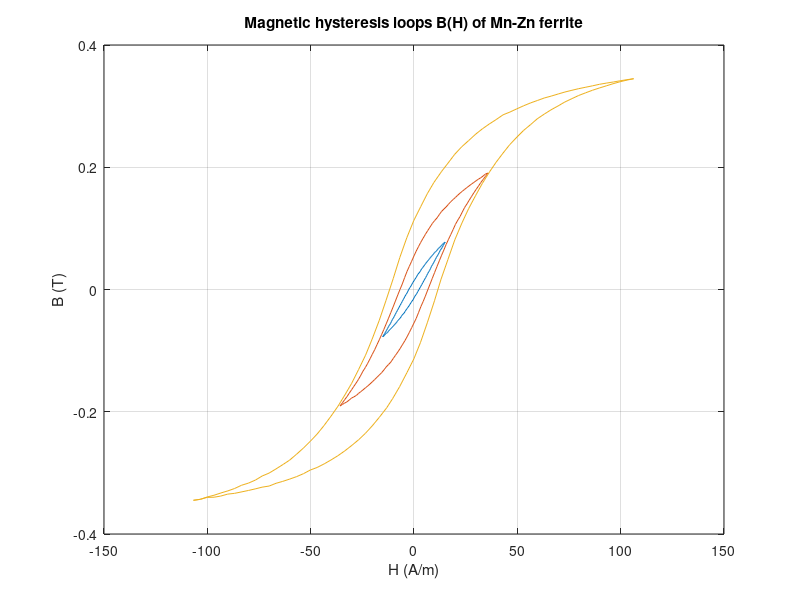

This figure's MATLAB source:
clear all

load('H_MnZn_ferrite.mat');
load('B_MnZn_ferrite.mat');

plot(HmeasT,BmeasT);
title('Magnetic hysteresis loops B(H) of Mn-Zn ferrite');
xlabel('H (A/m)');
ylabel('B (T)');
grid;
